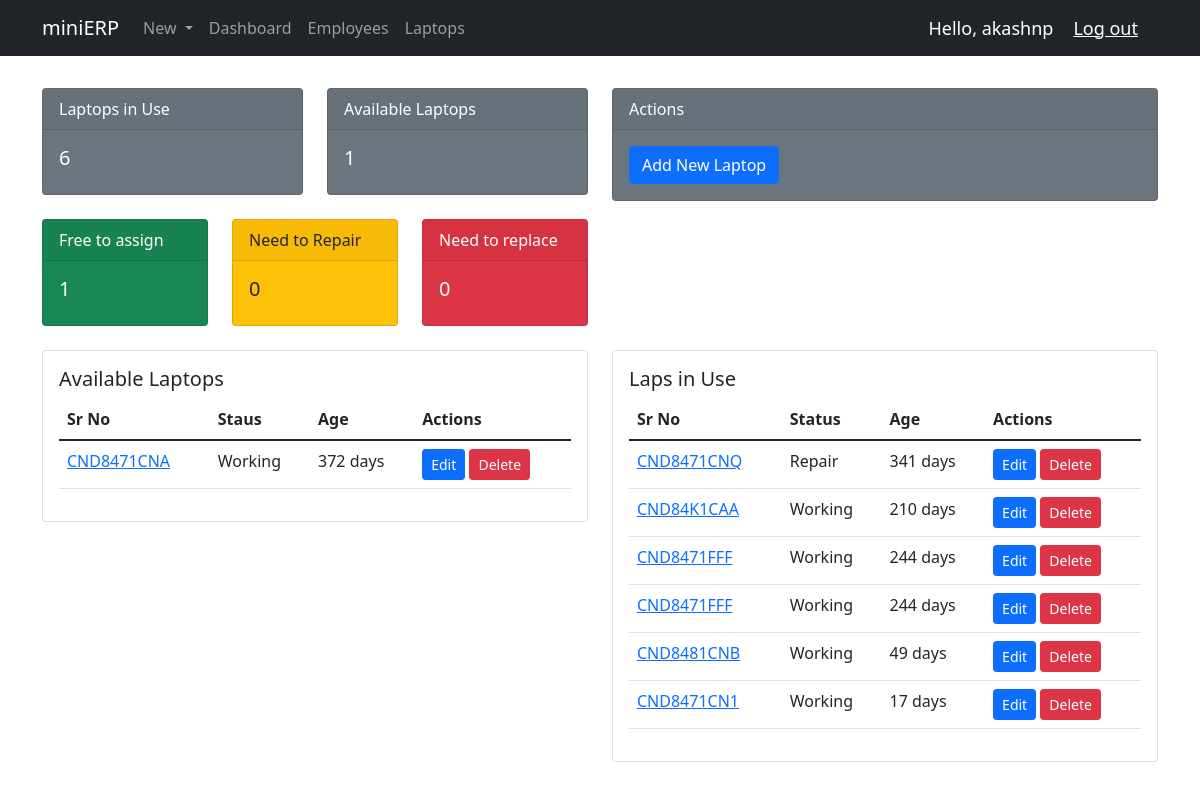
/dash_laptops/ (signed in), run on an earlier commit of the app's database.
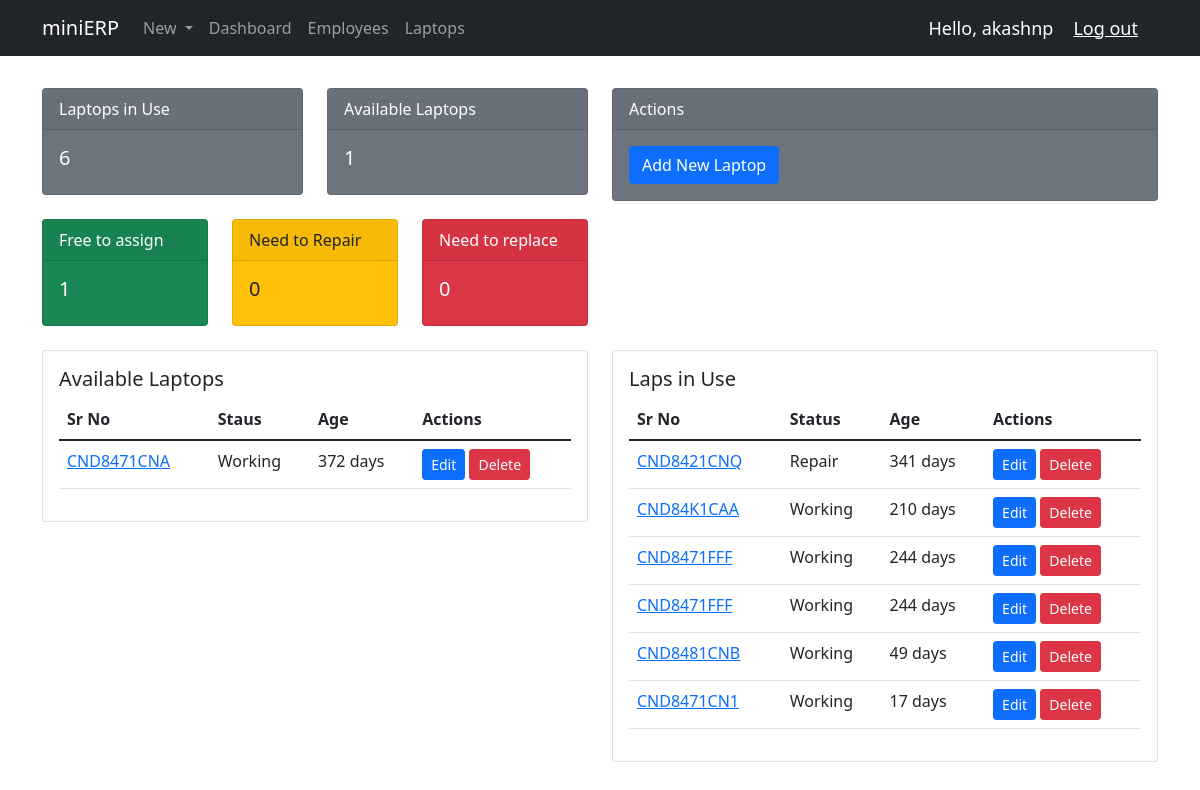
And on a later commit of the database.
### hardware/models.py (models this page shows, shortened)
class Laptop(models.Model):
    LAPTOP_STATUSES = (
        ('Working', 'Working'),
        ('Repair', 'Repair'),
        ('Replace', 'Replace'),
    )
    id = models.AutoField(primary_key=True, editable=False)
    hardware_id = models.CharField(max_length=50, null=True, default=None, blank=True, unique=True)
    emp_id = models.ForeignKey(Employee, null=True, blank=True, on_delete=models.SET_NULL)
    laptop_sr_no = models.CharField(max_length=100, unique=True)
    brand = models.ForeignKey(LaptopBrand, null=True, on_delete=models.SET_NULL)
    model = models.ForeignKey(LaptopModel, null=True, on_delete=models.SET_NULL)
    laptop_status = models.CharField(max_length=20, null=True, choices=LAPTOP_STATUSES)
    laptop_location = models.ForeignKey(Location, null=True, blank=False, on_delete=models.SET_NULL)
    laptop_date_purchased = models.DateField(null=True)
    laptop_date_sold = models.DateField(null=True, blank=True)
    laptop_date_created = models.DateField(auto_now_add=True)
    laptop_date_returned = models.DateField(null=True, blank=True)
    laptop_return_remarks = models.TextField(max_length=500, null=True, blank=True)
    history = HistoricalRecords()
    @property
    def laptop_age(self):
        today = date.today()
        age = today - self.laptop_date_purchased
        age_stripped = str(age).split(",", 1)[0]
        return age_stripped

### hardware/decorators.py (the view)
        def wrapper_func(request, *args, **kwargs):
            group = None
            if request.user.groups.exists():
                group = request.user.groups.all()[0].name
            if group in allowed_roles:
                return view_func(request, *args, **kwargs)
            else:
                return HttpResponse("You are not authorized to view this page!")

### hardware/templates/hardware/dash_laptops.html (shortened to what the changed rows need)
{% extends 'hardware/main.html' %}
{% block content %}
<div class="container">
    <div class="row my-4">
        <div class="col-md-6">
            <div class="card card-body">
                <table class="table table-stripped">
                    <thead>
                    <tr>
                        <th scope="col">Sr No</th>
                        <th scope="col">Staus</th>
                        <th scope="col">Age</th>
                        <th scope="col">Actions</th>
                    </tr>
                    </thead>
                </table>
            </div>
        </div>
        <div class="col-md-6">
            <div class="card card-body">
                <table class="table table-stripped">
                    <thead>
                    <tr>
                        <th scope="col">Sr No</th>
                        <th scope="col">Status</th>
                        <th scope="col">Age</th>
                        <th scope="col">Actions</th>
                    </tr>
                    </thead>
                    <tbody>
                        {% for lap in laps_in_use %}
                            <tr>
                                <td><a href="{% url 'laptop' lap.id %}">{{lap.laptop_sr_no}}</a></td>
                                <td>{{lap.laptop_status}}</td>
                                <td>{{lap.laptop_age}}</td>
                                <td>
                                    <a class="btn btn-primary btn-sm" href="{% url 'laptop_edit' lap.id %}">Edit</a>
                                    <a class="btn btn-danger btn-sm" href="{% url 'laptop_del' lap.id %}">Delete</a>
                                </td>
                            </tr>
                        {% endfor %}
                    </tbody>
                </table>
            </div>
        </div>
    </div>
</div>
{% endblock %}

What changed in the data, as far as the page shows it:
changed Laptop "Repair": laptop_sr_no "CND8471CNQ" → "CND8421CNQ"
